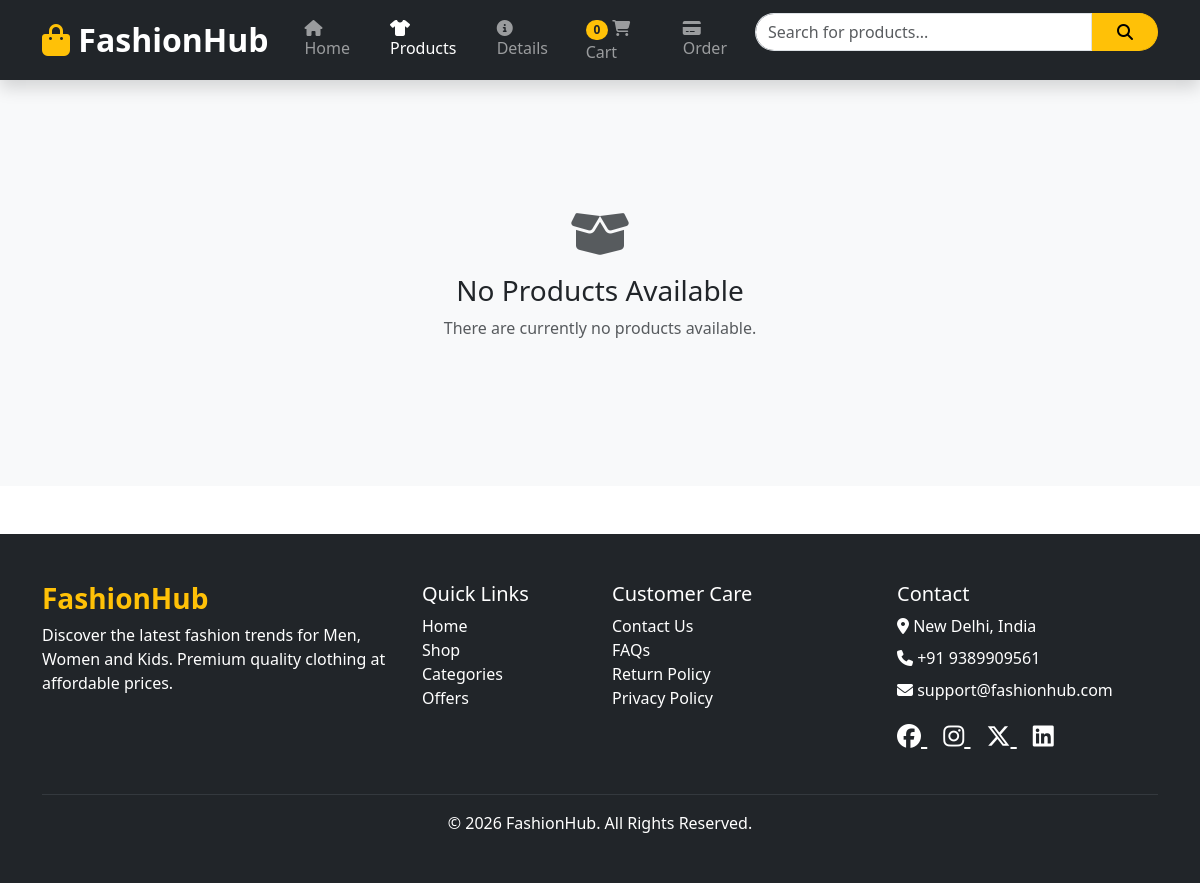
The app's page /products/, older data.
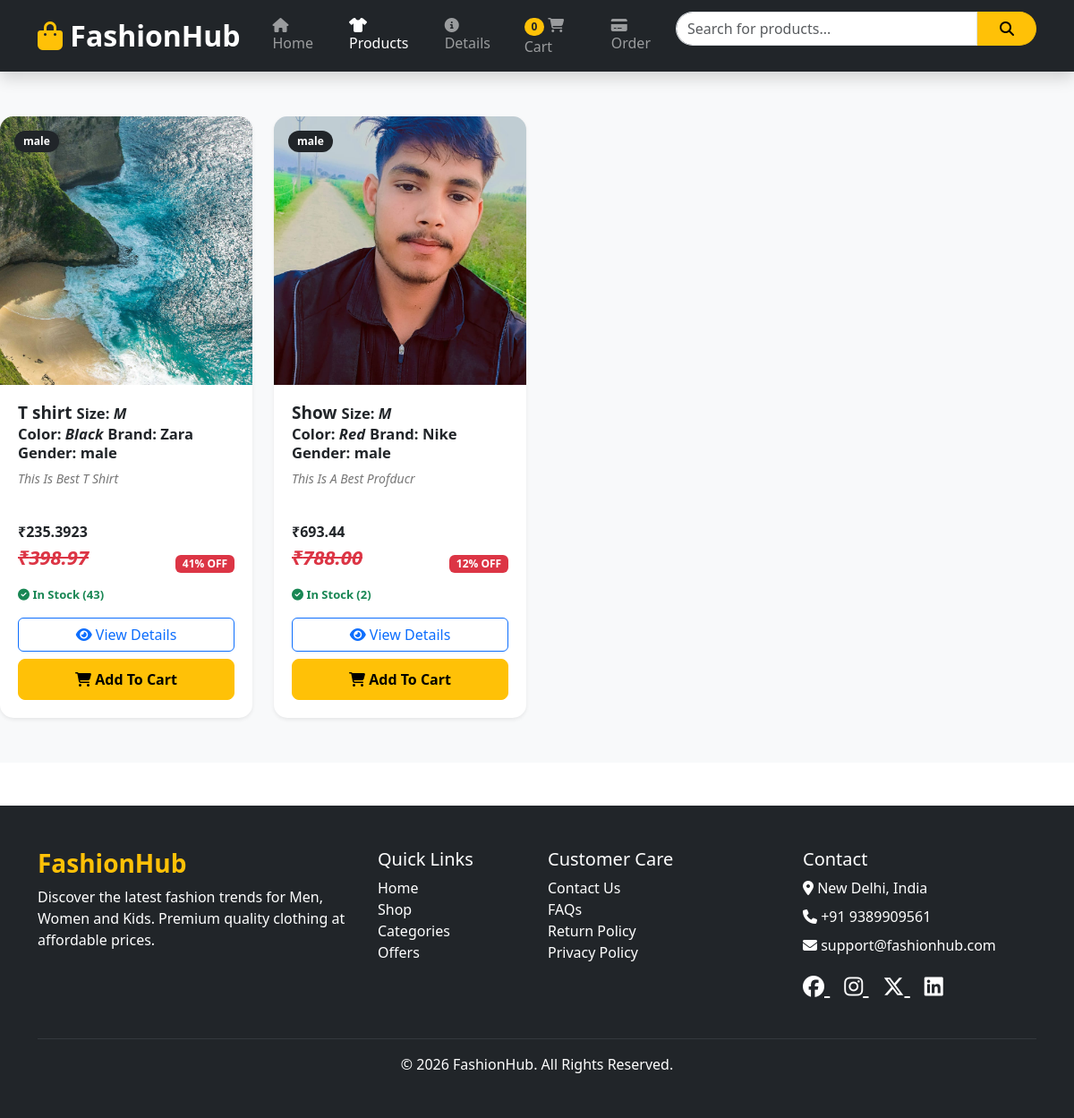
The same page, newer data.
### AppApi/models.py (models this page shows, shortened)
class Product(models.Model):
    name = models.CharField(max_length=200)
    category = models.CharField(max_length=100)
    gender = models.CharField(
        max_length=15,
        choices=GENDER_CHOICES
    )
    description = models.TextField()
    price = models.DecimalField(max_digits=10, decimal_places=2)
    discount = models.IntegerField(default=0)
    image = models.ImageField(upload_to='products/')
    stock = models.PositiveIntegerField(default=0)
    size = models.CharField(
            max_length=4,
            choices=SIZE_CHOICES
        )
    color = models.CharField(max_length=50, blank=True)
    brand = models.CharField(max_length=100, blank=True)
    sku = models.CharField(max_length=100, unique=True)
    created_at = models.DateTimeField(auto_now_add=True)

### CodeAlpha/frontend_view.py (the view)
# urls.py: path('products/',frontend_view.products,name='products'),
def products(request):
    products = Product.objects.all()
    for product in products:
             product.name = product.name.capitalize()
             product.color = product.color.capitalize()
             product.brand = product.brand.capitalize()
             product.size = product.size.upper()
             product.description = product.description.title()
             product.discount_price = product.price - (product.price * product.discount / 100)
    return render(request, "products.html", {"products": products})

### templates/products.html
{% include "header.html" %}
{% include "product_section.html" %}
{% include "footer.html" %}

### templates/product_section.html (shortened to what this page needs)
{% load static %}
<link rel="stylesheet" href="{% static 'products.css' %}">
<section class="products-section">
    <div class="row g-4">
        {% for product in products %}
        <div class="col-xl-3 col-lg-4 col-md-6">
            <div class="card product-card shadow-sm h-100">
                <div class="product-image-wrapper">
                    {% if product.image %}
                    <img src="{{ product.image.url }}"
                         class="product-image"
                         alt="{{ product.name }}">
                    {% endif %}
                    <span class="badge bg-dark position-absolute top-0 start-0 m-3 gender-badge">
                        {{ product.gender  }}
                    </span>
                </div>
                <div class="product-info">
                    <h5 class="product-name">
                        <b>{{ product.name }}</b>  <small>Size: <i>{{ product.size }}</i></small>
                        <br>
                        <small>Color: <i>{{ product.color }}</i></small>
                        <small>Brand: {{ product.brand }}</small>
                         <small>Gender: {{ product.gender }}</small>
                    </h5>
                    <p class="product-description">
                        <i>{{ product.description  }}</i>
                    </p>
                <strong>
                            ₹{{ product.discount_price}}
                        </strong>
                    <div class="d-flex justify-content-between align-items-center ">
                        <span class="product-price">
                            <p style="text-decoration: line-through;"><i>₹{{ product.price }} </i></p>
                        </span>
                        {% if product.discount %}
                            <span class="badge bg-danger">
                                {{ product.discount }}% OFF
                            </span>
                        {% endif %}
                    </div>
                    {% if product.stock > 0 %}
                        <p class="stock-text mb-3">
                            <i class="fa-solid fa-circle-check"></i>
                            In Stock ({{ product.stock }})
                        </p>
                    {% else %}
                        <p class="text-danger fw-bold mb-3">
                            <i class="fa-solid fa-circle-xmark"></i>
                            Out of Stock
                        </p>
                    {% endif %}
                    <div class="d-grid gap-2">
                        <a href="{% url 'products_details' %}"
                           class="btn btn-outline-primary">
                            <i class="fa-solid fa-eye"></i>
                            View Details
                        </a>
                        {% if product.stock > 0 %}
                        <button class="btn btn-warning cart-btn">
                            <i class="fa-solid fa-cart-shopping"></i>
                            Add To Cart
                        </button>
                        {% else %}
                        <button class="btn btn-secondary cart-btn"
                                disabled>
                            Out of Stock
                        </button>
                        {% endif %}
                    </div>
                </div>
            </div>
        </div>
        {% empty %}
        <div class="col-12">
            <div class="empty-products">
                <i class="fa-solid fa-box-open fa-3x text-muted mb-3"></i>
                <h3>No Products Available</h3>
                <p class="text-muted">
                    There are currently no products available.
                </p>
            </div>
        </div>
        {% endfor %}
    </div>
</section>

Row changes from the older to the newer data that the page shows:
added Product: image (picture), gender "male", name "T shirt", size "M", color "Black", brand "Zara", description "This Is Best T Shirt", discount_price "235.3923", price "398.97", discount "41", stock "43", shows "Add To Cart"
added Product: image (picture), gender "male", name "Show", size "M", color "Red", brand "Nike", description "This Is A Best Profducr", discount_price "693.44", price "788.00", discount "12", stock "2", shows "Add To Cart"
Text that changed along with them:
text no longer shown: "No Products Available There are currently no products available."
